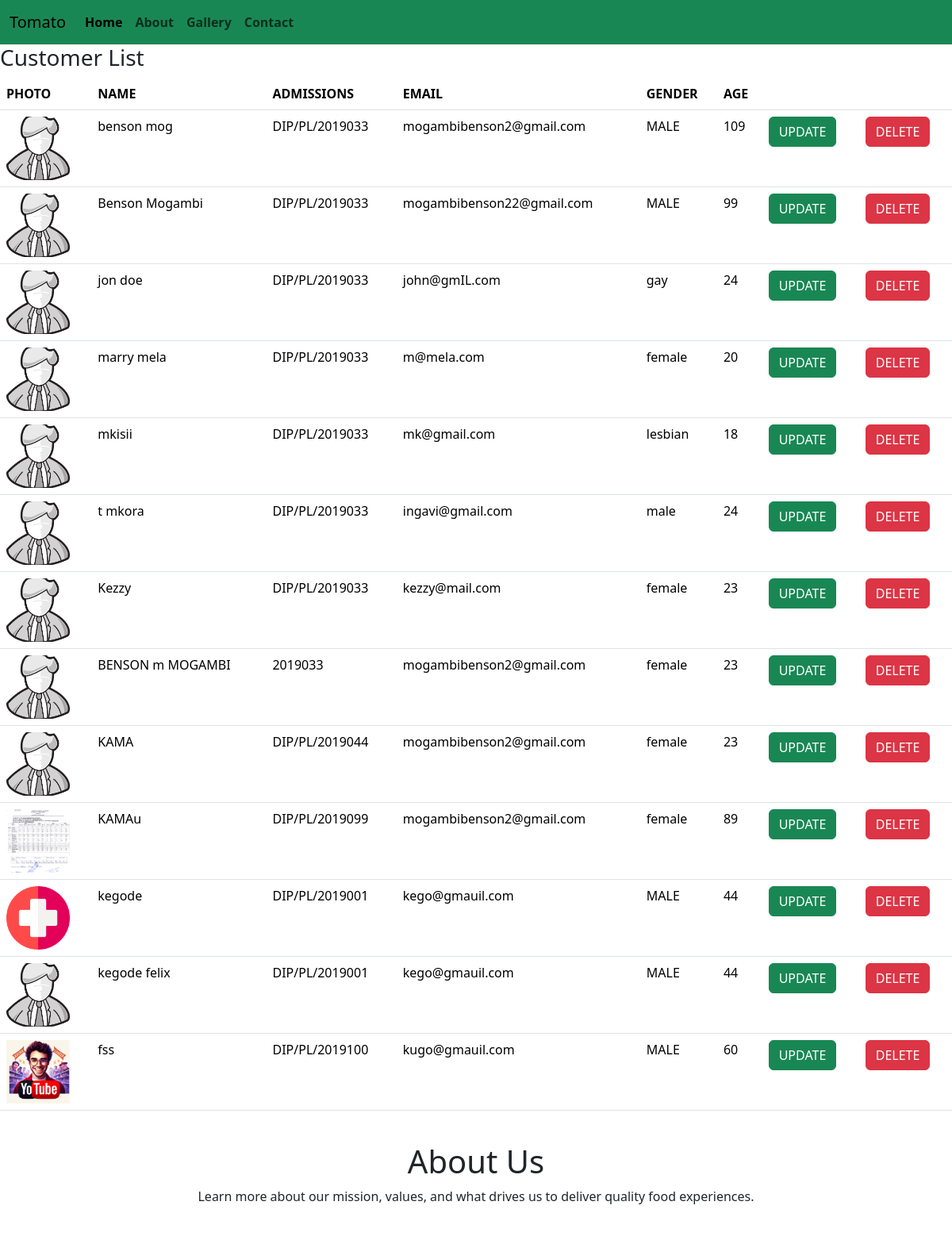
The app's page /customers/about/ (upper part), older data.
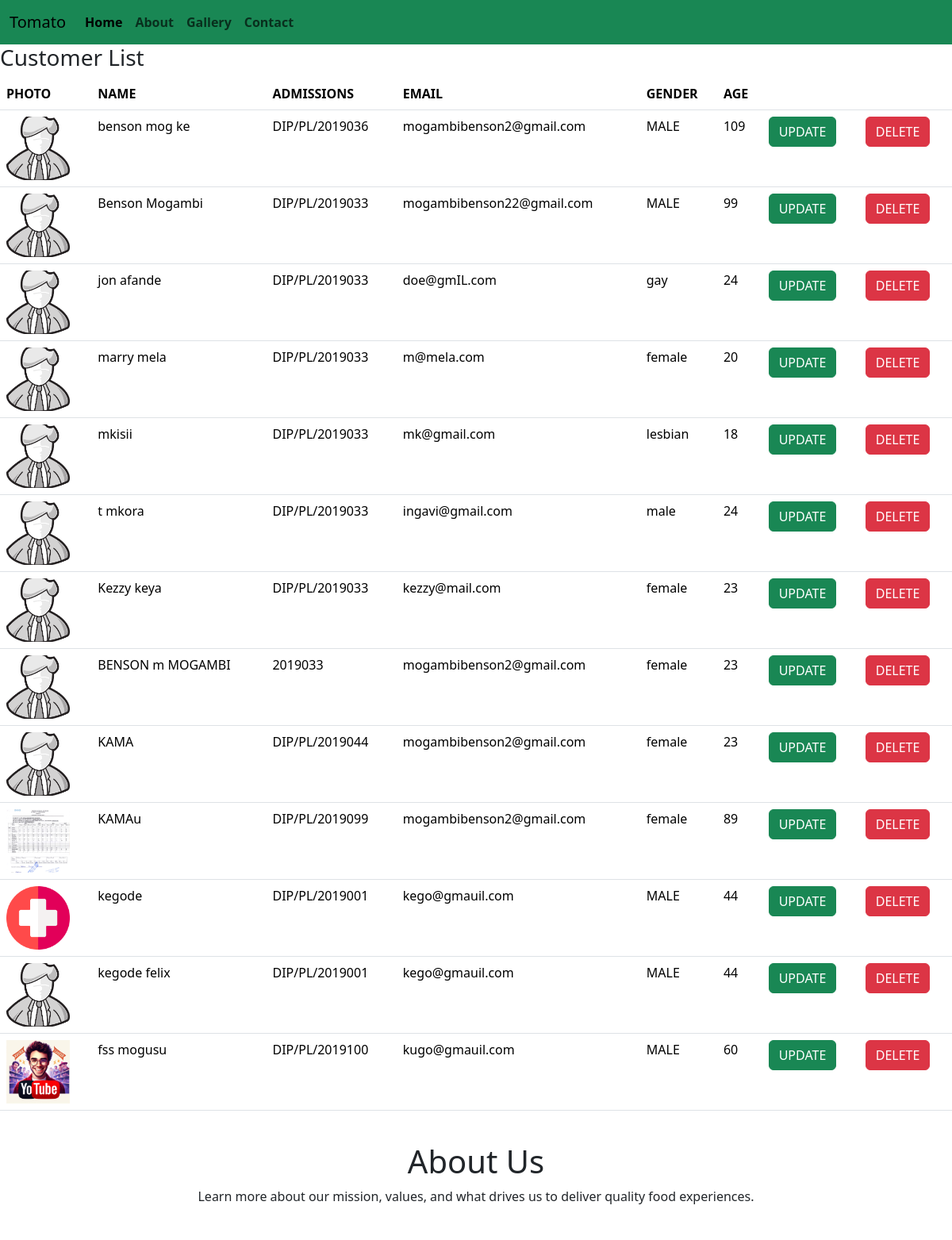
The same page, newer data.
### customers/models.py (models this page shows, shortened)
class Customer(models.Model):
    image= models.ImageField(upload_to='customers_images/', blank=True)
    name = models.CharField(max_length=22)
    admissions = models.CharField(max_length=22, validators=[
            RegexValidator(
                regex=r'^DIP/PL/\d{7}$',
                message='Admission must be in the format DIP/PL/XXXXXXX (7 digits).',
                code='invalid_admission'),],)
    email = models.CharField(max_length=25)
    gender = models.CharField(max_length=22)
    age = models.IntegerField()

### customers/views.py (the view)
# urls.py: path('about/', views.about, name='about'),
def about(request):
    data = Customer.objects.all()
    context = {'data': data}
    return render(request, 'about.html', context)

### customers/templates/about.html (shortened to what this page needs)
{% extends 'base.html' %}
{% load static %}
{% block content %}
<h3>Customer List</h3>
<table class="table">
  <thead>
  <tr>
    <th>PHOTO</th>
    <th>NAME</th>
    <th>ADMISSIONS</th>
    <th>EMAIL</th>
    <th>GENDER</th>
    <th>AGE</th>
    <th></th>
    <th></th>
  </tr>
  </thead>
  <tbody>
  {% for customer in data  %}
  <tr>
    <td>
      {% if customer.image %}
      <img src="{{ customer.image.url }}" alt="{{ customer.name }}" style="width: 80px; height: 80px; object-fit: cover">
      {% else %}
      <img src="{% static 'images/placeholder.png' %}" alt="no image" style="width: 80px; height: 80px; object-fit: cover">
      {% endif  %}
    </td>
    <td>{{ customer.name }}</td>
    <td>{{ customer.admissions }}</td>
    <td>{{ customer.email }}</td>
    <td>{{ customer.gender }}</td>
    <td>{{ customer.age }}</td>
    <td><a href="{% url 'update' customer.id %}" class="btn btn-success" type="button">UPDATE</a></td>
    <td><a href="{% url 'delete' customer.id %}" class="btn btn-danger" type="button"
           onclick="return confirm('Are you sure you want to delete customer')">DELETE</a></td>
  </tr>
  {% endfor  %}
  </tbody>
</table>
<h1 class="text-center mt-4">About Us</h1>
<p class="text-center mb-5">Learn more about our mission, values, and what drives us to deliver quality food experiences.</p>
{% endblock %}

### customers/templates/base.html (shortened to what this page needs)
<!DOCTYPE html>
<html lang="en">
<head>
    {% load static %}
    <link rel="stylesheet" href="{% static 'style/style.css' %}">
    <link rel="stylesheet" href="{% static 'style/bootstrap/css/bootstrap.min.css' %}">
</head>
<body class="d-flex flex-column min-vh-100">
<header>
    <nav class="navbar navbar-expand-lg bg bg-success">
  <div class="container-fluid">
    <a class="navbar-brand" href="#">Tomato</a>
    <div class="collapse navbar-collapse" id="navbarNav">
      <ul class="navbar-nav">
        <li class="nav-item">
          <a class="nav-link active" aria-current="page" href="{% url 'index' %}"><strong>Home</strong></a>
        </li>
        <li class="nav-item">
          <a class="nav-link" href="{% url 'about' %}"><strong>About</strong></a>
        </li>
        <li class="nav-item">
          <a class="nav-link" href="#"><strong>Gallery</strong></a>
        </li>
        <li class="nav-item">
          <a class="nav-link" href="{% url 'contact' %}"><strong>Contact</strong></a>
        </li>
      </ul>
    </div>
  </div>
</nav>
</header>
{% block content %}
{% endblock %}
</body>
</html>

Row changes from the older to the newer data that the page shows:
changed Customer: name "benson mog" → "benson mog ke"; admissions "DIP/PL/2019033" → "DIP/PL/2019036"
changed Customer "gay": name "jon doe" → "jon afande"; email "john@gmIL.com" → "doe@gmIL.com"
changed Customer "kezzy@mail.com": name "Kezzy" → "Kezzy keya"
changed Customer "DIP/PL/2019100": name "fss" → "fss mogusu"
